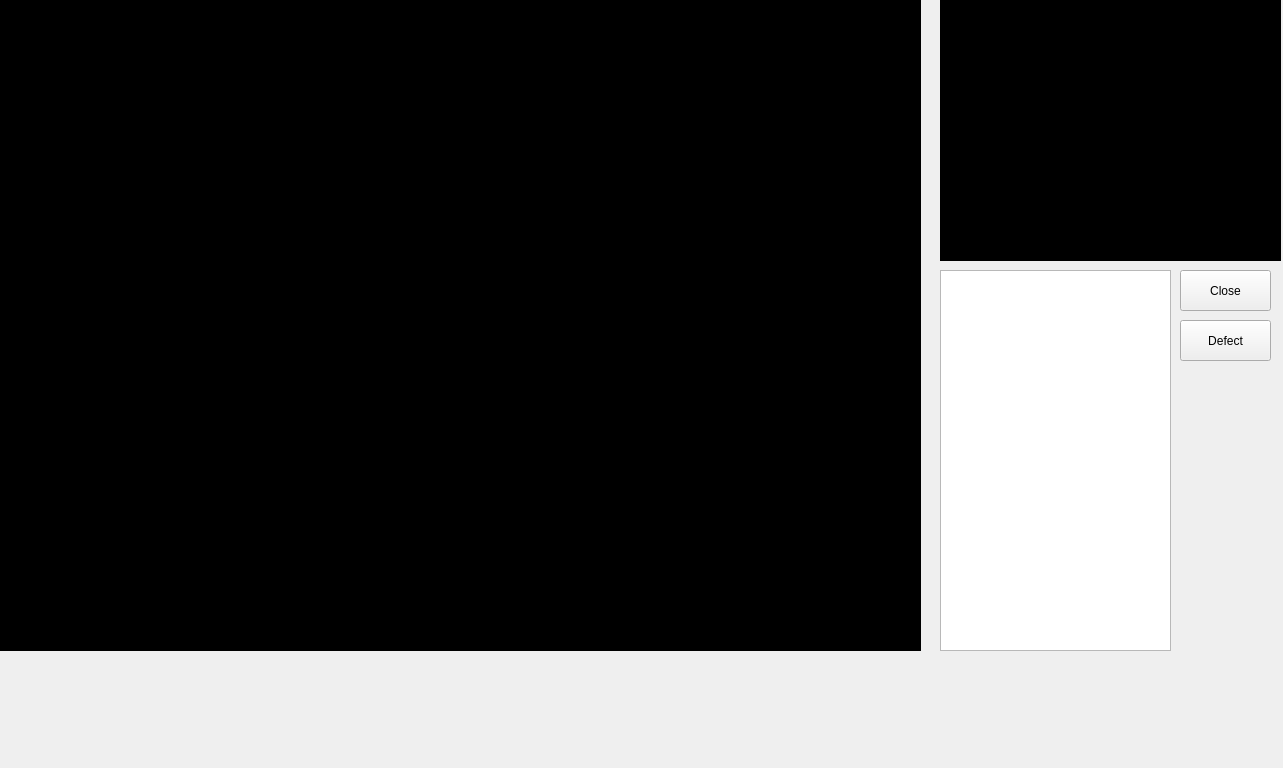
<?xml version="1.0" encoding="UTF-8"?>
<ui version="4.0">
 <class>DefectManagementClass</class>
 <widget class="QWidget" name="DefectManagementClass">
  <property name="geometry">
   <rect>
    <x>0</x>
    <y>0</y>
    <width>1283</width>
    <height>768</height>
   </rect>
  </property>
  <property name="windowTitle">
   <string>DefectManagement</string>
  </property>
  <widget class="QTreeView" name="treeView">
   <property name="geometry">
    <rect>
     <x>940</x>
     <y>270</y>
     <width>231</width>
     <height>381</height>
    </rect>
   </property>
  </widget>
  <widget class="QLabel" name="ImageLabel">
   <property name="geometry">
    <rect>
     <x>0</x>
     <y>0</y>
     <width>921</width>
     <height>651</height>
    </rect>
   </property>
   <property name="styleSheet">
    <string notr="true">background-color: rgb(0, 0, 0);</string>
   </property>
   <property name="text">
    <string>TextLabel</string>
   </property>
  </widget>
  <widget class="QPushButton" name="btnDefect">
   <property name="geometry">
    <rect>
     <x>1180</x>
     <y>320</y>
     <width>91</width>
     <height>41</height>
    </rect>
   </property>
   <property name="text">
    <string>Defect</string>
   </property>
  </widget>
  <widget class="QPushButton" name="btnClose">
   <property name="geometry">
    <rect>
     <x>1180</x>
     <y>270</y>
     <width>91</width>
     <height>41</height>
    </rect>
   </property>
   <property name="text">
    <string>Close</string>
   </property>
  </widget>
  <widget class="QLabel" name="labelTmpl">
   <property name="geometry">
    <rect>
     <x>940</x>
     <y>0</y>
     <width>341</width>
     <height>261</height>
    </rect>
   </property>
   <property name="styleSheet">
    <string notr="true">background-color: rgb(0, 0, 0);</string>
   </property>
   <property name="text">
    <string>TextLabel</string>
   </property>
  </widget>
 </widget>
 <layoutdefault spacing="6" margin="11"/>
 <resources>
  <include location="DefectManagement.qrc"/>
 </resources>
 <connections/>
</ui>
